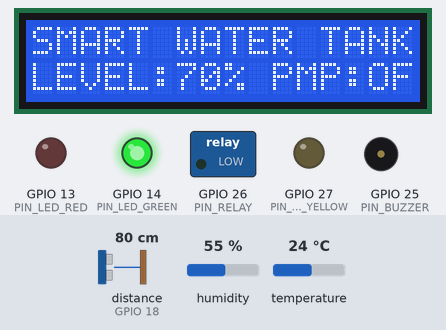
The sketch below on a simulated ESP32. On the bench: 16×2 character LCD, switched loads named in the sketch (green lamp = pin HIGH), output pins drawn as LEDs (lit = HIGH), buzzer (waves = sounding). Wiring (from diagram.json): ultrasonic range finder: trigger GPIO 5; echo GPIO 18. The inputs (shaded band) are chosen by the test bench; at power-on: distance to the obstacle (sensor on GPIO 18) 80 cm, humidity 55 %, temperature 24 °C. The echo pulse lasts 58.3 µs per cm; pins used as bus, display or sensor lines are not drawn; what the sketch prints to the serial monitor is not drawn.

Above: at 2.8 s.
2.9 s: distance to the obstacle (sensor on GPIO 18) set to 23 cm
At 8.5 s:
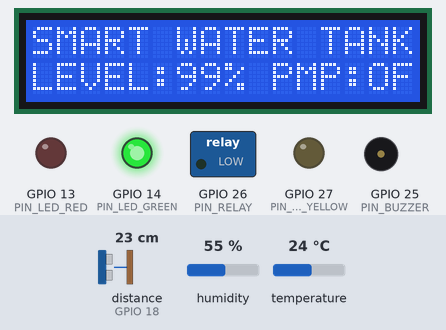
11.6 s: distance to the obstacle (sensor on GPIO 18) set to 19 cm
At 13.42 s:
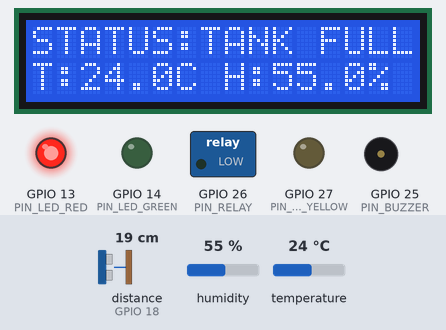
14.3 s: distance to the obstacle (sensor on GPIO 18) set to 250 cm
At 15.5 s:
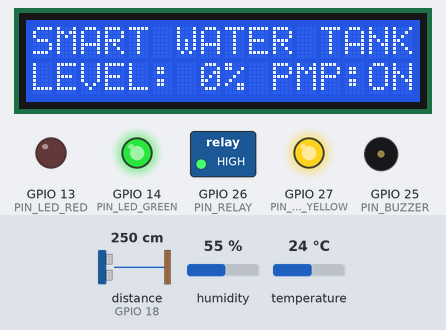
22.6 s: humidity set to 22 %
At 26.0 s:
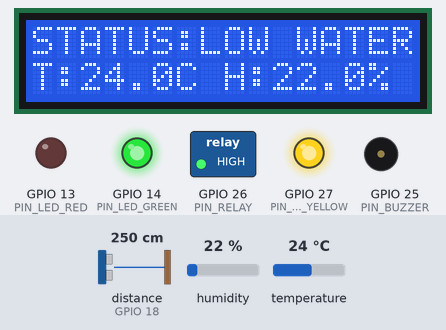
29.6 s: temperature set to 12 °C
At 32.9 s:
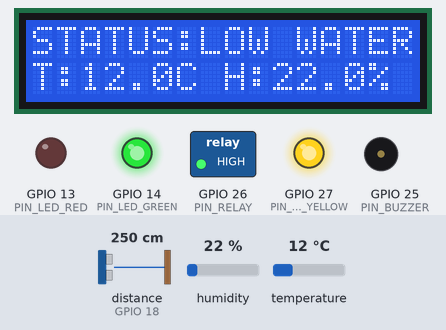
36.6 s: distance to the obstacle (sensor on GPIO 18) set to 60 cm
At 39.9 s:
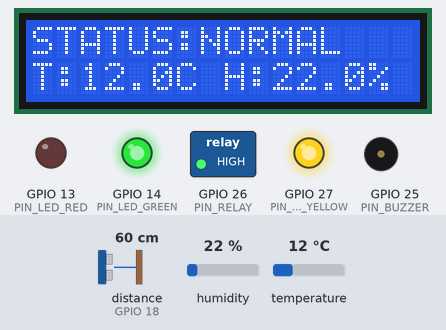
Timing chart, 0 to 41.4 s (numbered marks = the images above; inputs shaded):
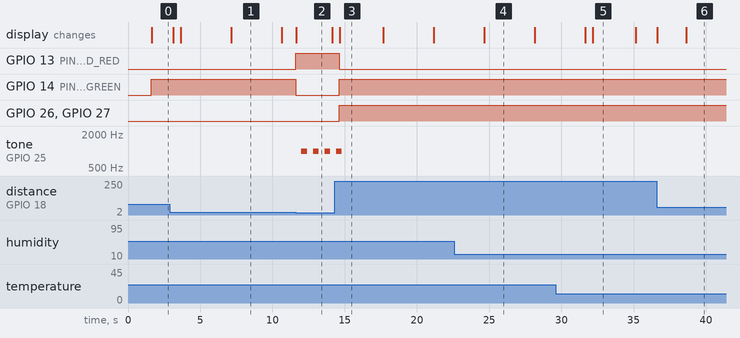

The sketch:

sketch.ino
```cpp
#include <Wire.h>
#include <LiquidCrystal_I2C.h>
#include <DHT.h>

// ==========================================
// DEFINISI PIN GPIO ESP32
// ==========================================
#define PIN_TRIG        5
#define PIN_ECHO        18
#define PIN_DHT         15
#define DHTTYPE         DHT22

#define PIN_RELAY       26
#define PIN_BUZZER      25
#define PIN_LED_GREEN   14
#define PIN_LED_YELLOW  27
#define PIN_LED_RED     13

// ==========================================
// KONSTANTA KALIBRASI TANGKI AIR (DALAM CM)
// ==========================================
const float DIST_FULL_CM  = 20.0;
const float DIST_EMPTY_CM = 220.0;
const float MIN_VALID_CM  = 2.0;
const float MAX_VALID_CM  = 350.0;

// ==========================================
// OBJEK PERANGKAT KERAS
// ==========================================
LiquidCrystal_I2C lcd(0x27, 16, 2);
DHT dht(PIN_DHT, DHTTYPE);

// ==========================================
// VARIABEL STATUS SISTEM
// ==========================================
float distanceCm      = 0.0;
int   waterLevelPct   = 0;
float temperatureC    = 28.5;
float humidityPct     = 65.0;

bool  pumpState       = false;
bool  ultrasonicError = false;
bool  dhtError        = false;

unsigned long lastSensorMillis  = 0;
unsigned long lastDhtMillis     = 0;
unsigned long lastLcdMillis     = 0;
unsigned long lastPageMillis    = 0;
unsigned long lastAlarmMillis   = 0;

int  lcdPage          = 0;
bool buzzerToggle     = false;

// ==========================================
// FUNGSI PEMBACAAN SENSOR ULTRASONIK
// ==========================================
float readUltrasonicDistance() {
  digitalWrite(PIN_TRIG, LOW);
  delayMicroseconds(2);
  digitalWrite(PIN_TRIG, HIGH);
  delayMicroseconds(10);
  digitalWrite(PIN_TRIG, LOW);

  long duration = pulseIn(PIN_ECHO, HIGH, 30000);
  if (duration == 0) {
    return -1.0;
  }
  return (duration * 0.0343) / 2.0;
}

// ==========================================
// SETUP AWAL
// ==========================================
void setup() {
  Serial.begin(115200);

  pinMode(PIN_TRIG, OUTPUT);
  pinMode(PIN_ECHO, INPUT);
  pinMode(PIN_RELAY, OUTPUT);
  pinMode(PIN_BUZZER, OUTPUT);
  pinMode(PIN_LED_GREEN, OUTPUT);
  pinMode(PIN_LED_YELLOW, OUTPUT);
  pinMode(PIN_LED_RED, OUTPUT);

  digitalWrite(PIN_RELAY, LOW);
  digitalWrite(PIN_LED_GREEN, LOW);
  digitalWrite(PIN_LED_YELLOW, LOW);
  digitalWrite(PIN_LED_RED, LOW);
  noTone(PIN_BUZZER);

  // Inisialisasi Sensor DHT22
  dht.begin();

  // Inisialisasi LCD 16x2 I2C
  Wire.begin(21, 22);
  lcd.init();
  lcd.backlight();

  lcd.setCursor(0, 0);
  lcd.print("SMART WATER TANK");
  lcd.setCursor(0, 1);
  lcd.print("SYSTEM INIT...  ");
  delay(1500);

  // Baca DHT22 pertama kali setelah inisialisasi selesai
  float t = dht.readTemperature();
  float h = dht.readHumidity();
  if (!isnan(t) && !isnan(h)) {
    temperatureC = t;
    humidityPct  = h;
    dhtError     = false;
  }

  lcd.clear();
  Serial.println("==========================================");
  Serial.println("SMART WATER TANK AUTOMATION SYSTEM - ESP32");
  Serial.println("==========================================");
}

// ==========================================
// LOOP UTAMA (NON-BLOCKING)
// ==========================================
void loop() {
  unsigned long currentMillis = millis();

  // 1. BACA SENSOR SUHU & KELEMBAPAN DHT22 (Setiap 2000 ms)
  if (currentMillis - lastDhtMillis >= 2000) {
    lastDhtMillis = currentMillis;
    float t = dht.readTemperature();
    float h = dht.readHumidity();

    if (isnan(t) || isnan(h)) {
      dhtError = true;
    } else {
      dhtError = false;
      temperatureC = t;
      humidityPct  = h;
    }
  }

  // 2. BACA SENSOR ULTRASONIK & LOGIKA OTOMATISASI (Setiap 500 ms)
  if (currentMillis - lastSensorMillis >= 500) {
    lastSensorMillis = currentMillis;

    distanceCm = readUltrasonicDistance();

    if (distanceCm < MIN_VALID_CM || distanceCm > MAX_VALID_CM) {
      ultrasonicError = true;
      pumpState = false; // Fail-safe: Pompa langsung OFF
    } else {
      ultrasonicError = false;

      float rawPct = ((DIST_EMPTY_CM - distanceCm) / (DIST_EMPTY_CM - DIST_FULL_CM)) * 100.0;
      waterLevelPct = constrain((int)round(rawPct), 0, 100);

      // Logika Hysteresis
      if (waterLevelPct <= 25) {
        pumpState = true;  // Air <= 25%: Pompa ON
      } else if (waterLevelPct >= 90) {
        pumpState = false; // Air >= 90%: Pompa OFF
      }
    }

    // Output Relay
    digitalWrite(PIN_RELAY, pumpState ? HIGH : LOW);

    // Output LED Indikator
    if (ultrasonicError) {
      digitalWrite(PIN_LED_GREEN, LOW);
      digitalWrite(PIN_LED_YELLOW, LOW);
    } else {
      digitalWrite(PIN_LED_RED, (waterLevelPct == 100) ? HIGH : LOW);
      digitalWrite(PIN_LED_YELLOW, pumpState ? HIGH : LOW);
      digitalWrite(PIN_LED_GREEN, (waterLevelPct < 100) ? HIGH : LOW);
    }

    // Tampilkan Log Serial Monitor
    Serial.print("[DATA] Jarak: ");
    if (ultrasonicError) {
      Serial.print("ERROR");
    } else {
      Serial.print(distanceCm, 1);
      Serial.print(" cm | Level: ");
      Serial.print(waterLevelPct);
      Serial.print("%");
    }
    Serial.print(" | Pompa: ");
    Serial.print(pumpState ? "ON" : "OFF");
    Serial.print(" | Suhu: ");
    if (dhtError) {
      Serial.println("ERROR");
    } else {
      Serial.print(temperatureC, 1);
      Serial.print("C | Lembap: ");
      Serial.print(humidityPct, 1);
      Serial.println("%");
    }
  }

  // 3. KONTROL ALARM BUZZER & KEDIP ERROR (Setiap 400 ms)
  if (currentMillis - lastAlarmMillis >= 400) {
    lastAlarmMillis = currentMillis;
    buzzerToggle = !buzzerToggle;

    if (ultrasonicError || dhtError) {
      if (buzzerToggle) {
        tone(PIN_BUZZER, 1500);
        if (ultrasonicError) digitalWrite(PIN_LED_RED, HIGH);
      } else {
        noTone(PIN_BUZZER);
        if (ultrasonicError) digitalWrite(PIN_LED_RED, LOW);
      }
    } else if (waterLevelPct == 100) {
      if (buzzerToggle) {
        tone(PIN_BUZZER, 1000);
      } else {
        noTone(PIN_BUZZER);
      }
    } else {
      noTone(PIN_BUZZER);
    }
  }

  // 4. PERGANTIAN HALAMAN LCD (Setiap 3500 ms)
  if (currentMillis - lastPageMillis >= 3500) {
    lastPageMillis = currentMillis;
    lcdPage = (lcdPage + 1) % 2;
  }

  // 5. UPDATE TAMPILAN LCD 16x2 (Setiap 500 ms)
  if (currentMillis - lastLcdMillis >= 500) {
    lastLcdMillis = currentMillis;
    char line0[17];
    char line1[17];

    if (ultrasonicError) {
      snprintf(line0, sizeof(line0), "!! SENSOR ERR !!");
      snprintf(line1, sizeof(line1), "CHECK ULTRASONIC");
    } else if (dhtError && lcdPage == 1) {
      snprintf(line0, sizeof(line0), "SMART WATER TANK");
      snprintf(line1, sizeof(line1), "DHT22 SENSOR ERR");
    } else if (lcdPage == 0) {
      snprintf(line0, sizeof(line0), "SMART WATER TANK");
      if (waterLevelPct == 100) {
        snprintf(line1, sizeof(line1), "LVL:100%% PMP:%-3s", pumpState ? "ON" : "OFF");
      } else {
        snprintf(line1, sizeof(line1), "LEVEL:%2d%% PMP:%-2s", waterLevelPct, pumpState ? "ON" : "OFF");
      }
    } else {
      if (waterLevelPct == 100) {
        snprintf(line0, sizeof(line0), "STATUS:TANK FULL");
      } else if (waterLevelPct <= 25) {
        snprintf(line0, sizeof(line0), "STATUS:LOW WATER");
      } else {
        snprintf(line0, sizeof(line0), "STATUS:NORMAL   ");
      }
      snprintf(line1, sizeof(line1), "T:%4.1fC H:%4.1f%% ", temperatureC, humidityPct);
    }

    lcd.setCursor(0, 0);
    lcd.print(line0);
    lcd.setCursor(0, 1);
    lcd.print(line1);
  }
}
```

Measured:
- the behaviour switches between 21 and 20 cm on distance to the obstacle (sensor on GPIO 18) (found by bisection; images 1 and 2)
- after the input at 2.9 s, the display: changes after 0.24 s (image 1)
- after the input at 11.6 s, GPIO 13 (PIN_LED_RED): LOW → HIGH at once; GPIO 14 (PIN_LED_GREEN): HIGH → LOW at once; tone on GPIO 25 (PIN_BUZZER): alternates 1000 Hz for 0.40 s and silent for 0.40 s, starting after 0.41 s; the display: changes at once (image 2)
- after the input at 14.3 s, GPIO 13 (PIN_LED_RED): HIGH → LOW after 0.33 s; GPIO 14 (PIN_LED_GREEN), GPIO 26 (PIN_RELAY), GPIO 27 (PIN_LED_YELLOW): LOW → HIGH after 0.33 s; tone on GPIO 25 (PIN_BUZZER): goes on until 14.8 s, then stays silent; the display: changes after 0.36 s (image 3)
- after the input at 22.6 s, the display: changes after 2.1 s (image 4)
- after the input at 29.6 s, the display: first differs from a run without the input after 2.6 s (image 5)
- after the input at 36.6 s, the display: first changes after 0.05 s (image 6 shows a later state)
